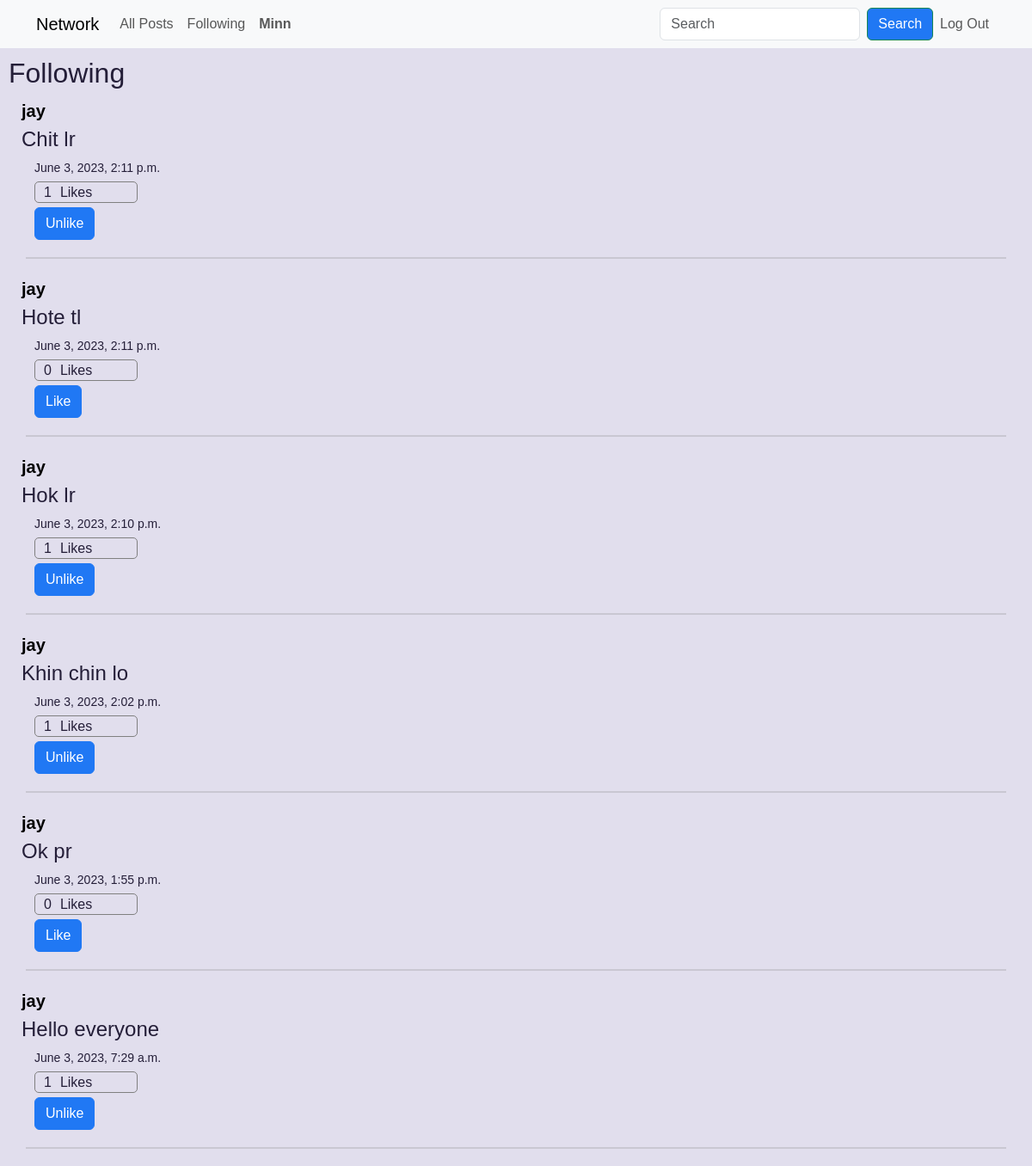
The page /following (signed in) on the database its author committed.
### network/models.py (models this page shows, shortened)
class User(AbstractUser):
    pass

class Post(models.Model):
    user = models.ForeignKey("User", on_delete=models.CASCADE, related_name="poster")
    likes = models.ManyToManyField("User", related_name="liked_posts", default=False)
    timestamp = models.DateTimeField(auto_now_add=True)
    content = models.TextField(blank=True, null=False)

### network/views.py (the view)
# urls.py: path("following", views.following, name="following"),
@login_required
def following(request):
    currentUser = User.objects.get(pk=request.user.id)
    myfollowing = Profile.objects.filter(follower=currentUser).values("following_id")
    allPosts = Post.objects.filter(user__in=myfollowing).order_by("-timestamp")
    paginator = Paginator(allPosts, 10)
    pageNum = request.GET.get("page")
    pages = paginator.get_page(pageNum)
    return render(request, "network/following.html", {"posts": pages})

### network/templates/network/following.html (shortened to what this page needs)
{% extends "network/layout.html" %}
{% load static %}
{% block body %}
    <h2 style="margin: 10px">Following</h2>
    <div>
        {% for post in posts %}
            <a style="font-size: 20px; font-weight: bold; color: black; text-decoration: none;" href="{% url 'profile' post.user.id %}"><p style="margin: 0 0 0 25px;"> {{ post.user }} </p></a>
            <div style="display: flex; flex-direction: column">
                <div style="margin: 0px 0 5px 25px; font-size: 24px; font-weight: medium" class="card-text content" id="content{{ post.id }}">{{ post.content }}</div>
                <p style="font-size: 14px; margin: 0px 0 5px 40px"> {{ post.timestamp }} </p>
            </div>
            <div style="border-radius: 5px; display: flex; margin: 0 0 5px 40px; width: 10%; padding-left: 10px; height: 25px; border: 1px solid gray;">
                <div style="margin-right: 10px;" id="likes{{ post.id }}">{{ post.likes.all.count }}</div>
                Likes
            </div>
            {% if user.is_authenticated %}
                <button data-postid="{{ post.id }}" class="btn post-btn like" style="margin-left: 40px; border: 1px solid rgb(32, 120, 244); display: inline-block;">
                    {% if user in post.likes.all %}
                        Unlike
                    {% else %}
                        Like
                    {% endif %}
                </button>
            {% endif %}
            <hr style="border: 1px solid gray; margin: 20px 30px;" >
        {% empty %}
            <p>No posts available</p>
        {% endfor %}
    </div>
{% endblock %}

### network/templates/network/layout.html (shortened to what this page needs)
{% load static %}
<!DOCTYPE html>
<html lang="en">
    <head>
        <link href="https://cdn.jsdelivr.net/npm/bootstrap@5.3.3/dist/css/bootstrap.min.css" rel="stylesheet">
        <link href="{% static 'network/styles.css' %}" rel="stylesheet">
    </head>
    <body>
        <nav class="navbar navbar-expand-lg bg-body-tertiary">
            <div class="container-md">
              <a class="navbar-brand" href="{% url 'index' %}">Network</a>
              <div class="collapse navbar-collapse" id="navbarSupportedContent">
                <ul class="navbar-nav me-auto mb-2 mb-lg-0">
                    <li class="nav-item">
                        <a class="nav-link" href="{% url 'index' %}">All Posts</a>
                    </li>
                  {% if user.is_authenticated %}
                    <li class="nav-item">
                        <a class="nav-link" href="{% url 'following' %}">Following</a>
                    </li>
                    <li class="nav-item">
                        <a class="nav-link" href="{% url 'profile' user.id %}"><strong>{{ user.username }}</strong></a>
                    </li>
                  {% endif %}
                </ul>
                <form class="d-flex" role="search">
                    <input class="form-control me-2" type="search" placeholder="Search" aria-label="Search">
                    <button class="btn btn-outline-success" type="submit">Search</button>
                </form>
                <ul class="navbar-nav text-end mb-2 mb-lg-0">
                {% if user.is_authenticated %}
                    <li class="nav-item">
                        <a class="nav-link" href="{% url 'logout' %}">Log Out</a>
                    </li>
                {% endif %}
              </div>
            </div>
        </nav>
        <div class="body">
            {% block body %}
            {% endblock %}
        </div>
    </body>
</html>

### network/static/network/styles.css (style rules this page uses)
:root { --border-radius: 2rem; --card-border-radius: 1rem; --btn-padding: 0.6rem 2rem; --search-padding: 0.6rem 1rem; --card-padding: 1rem; --color-white: hsl(252, 30%, 100%); --color-gray: hsl(252, 15%, 65%); --color-light: hsl(252, 30%, 90%); --color-dark: hsl(252, 30%, 17%); --color-primary: hsl(252, 75%, 60%); --color-success: hsl(120, 95%, 60%); --color-danger: hsl(0, 95%, 65%); --color-black: hsl(252, 30%, 10%); --sticky-top-left: 5.4rem; --sticky-top-right: -18rem; }
*, *::before, *::after { margin: 0; padding: 0; box-sizing: border-box; text-decoration: none; list-style: none; border: 0; }
a { text-decoration: none; color: var(--color-black); }
body { font-family: "Poppins", sans-serif; color: var(--color-dark); background: var(--color-light); overflow-x: hidden; }
input { outline: none; }

### rows shown on the page
User: username "Minn"
Post: user "jay", content "Chit lr", timestamp "June 3, 2023, 2:11 p.m.", likes.all.count "1", shows "Unlike"
Post: user "jay", content "Hote tl", timestamp "June 3, 2023, 2:11 p.m.", likes.all.count "0", shows "Like"
Post: user "jay", content "Hok lr", timestamp "June 3, 2023, 2:10 p.m.", likes.all.count "1", shows "Unlike"
Post: user "jay", content "Khin chin lo", timestamp "June 3, 2023, 2:02 p.m.", likes.all.count "1", shows "Unlike"
Post: user "jay", content "Ok pr", timestamp "June 3, 2023, 1:55 p.m.", likes.all.count "0", shows "Like"
Post: user "jay", content "Hello everyone", timestamp "June 3, 2023, 7:29 a.m.", likes.all.count "1", shows "Unlike"
